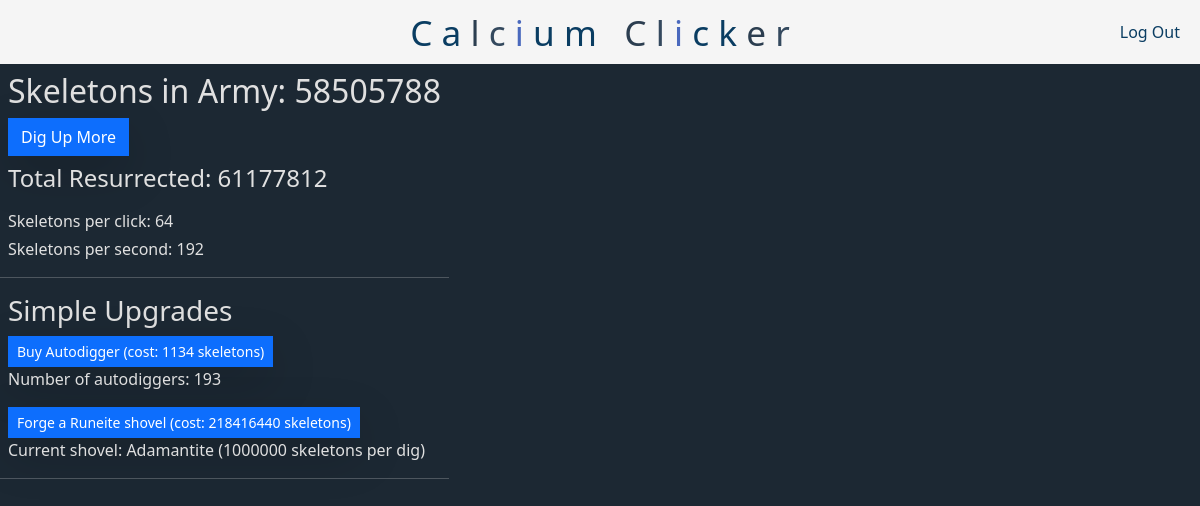
The app's page / (signed in), older data.
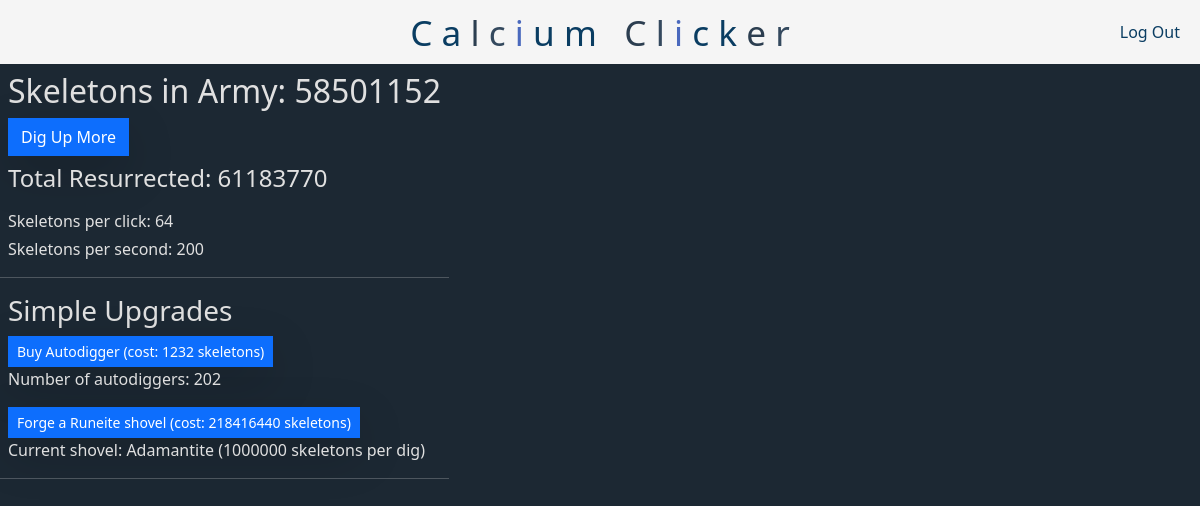
The same page, newer data.
### tables this page shows
CREATE TABLE users (
    id INTEGER PRIMARY KEY AUTOINCREMENT NOT NULL,
    username TEXT NOT NULL,
    hash TEXT NOT NULL,
    skeletonCount INTEGER NOT NULL DEFAULT 0,
    totalSkeletons INTEGER NOT NULL DEFAULT 0
);

CREATE TABLE simple_upgrades (
    id INTEGER PRIMARY KEY AUTOINCREMENT NOT NULL,
    user_id INTEGER NOT NULL,
    curShovel INTEGER NOT NULL DEFAULT 0,
    shovelCost INTEGER NOT NULL DEFAULT 100,
    numAutodiggers INTEGER NOT NULL DEFAULT 0,
    autodiggerCost INTEGER NOT NULL DEFAULT 10,
    FOREIGN KEY (user_id) REFERENCES users(id) ON DELETE CASCADE
);

### app.py (the view)
@app.route("/", methods=["GET"])
@login_required #NOTE: the @login_required decorator was taken from Finance
def index():
    usersRow = db.execute("SELECT skeletonCount, totalSkeletons FROM users WHERE id = ?", session["user_id"])
    users = usersRow[0]
    skeletonCount = users["skeletonCount"]
    totalSkeletons = users["totalSkeletons"]
    simpleUpgradesRow = db.execute("SELECT curShovel, shovelCost, numAutodiggers, autodiggerCost FROM simple_upgrades WHERE user_id = ?", session["user_id"])
    simpleUpgrades = simpleUpgradesRow[0]
    curShovel = simpleUpgrades["curShovel"]
    shovelCost = simpleUpgrades["shovelCost"]
    numAutodiggers = simpleUpgrades["numAutodiggers"]
    autodiggerCost = simpleUpgrades["autodiggerCost"]
    statsRow = db.execute("SELECT skeletonsPerClick, skeletonsPerSecond FROM stats WHERE user_id = ?", session["user_id"])
    stats = statsRow[0]
    skeletonsPerClick = stats["skeletonsPerClick"]
    skeletonsPerSecond = stats["skeletonsPerSecond"]
    return render_template("index.html", skeletonCount=skeletonCount, totalSkeletons=totalSkeletons, curShovel=curShovel, shovelCost=shovelCost, numAutodiggers=numAutodiggers,
                           autodiggerCost=autodiggerCost, skeletonsPerClick=skeletonsPerClick, skeletonsPerSecond=skeletonsPerSecond, shovels=shovels, maxShovel=maxShovel)

### app.py (called while the page is built)
@app.after_request
def after_request(response):
    response.headers["Cache-Control"] = "no-cache, no-store, must-revalidate"
    response.headers["Expires"] = 0
    response.headers["Pragma"] = "no-cache"
    return response

### helpers.py (called while the page is built)
def login_required(f):
    @wraps(f)
    def decorated_function(*args, **kwargs):
        if session.get("user_id") is None:
            return redirect("/login")
        return f(*args, **kwargs)
    return decorated_function

### templates/index.html (shortened to what this page needs)
{% extends "layout.html" %}
{% block main %}
    <div class="from-left-1st">
        <div class="m-2 from-top-1st">
            <h2>Skeletons in Army: <span id="skeleton-count">{{ skeletonCount }}</span></h2>
            <button class="btn btn-primary rounded-0 shadow-lg" onclick="digUpSkeletons()">Dig Up More</button>
            <h4 class="mt-2 mb-3">Total Resurrected: <span id="total-skeletons">{{ totalSkeletons }}</span></h4>
            {% if totalSkeletons > 9 %}
                <p class="mb-1">Skeletons per click: <span id="skeletons-per-click">{{ skeletonsPerClick }}</span></p>
                <p class="mb-1">Skeletons per second: <span id="skeletons-per-second">{{ skeletonsPerSecond }}</span></p>
            {% endif %}
        </div>
        <hr class="w-100 mx-auto">
        {% if totalSkeletons > 9 %}
            <div class="m-2 from-top-2nd">
                <h3>Simple Upgrades</h3>
                <button class="btn btn-primary rounded-0 shadow-lg btn-sm" onclick="buyAutodigger()">Buy Autodigger (cost: <span id="autodigger-cost">{{ autodiggerCost }}</span> skeletons)</button>
                <p>Number of autodiggers: <span id="num-autodiggers">{{ numAutodiggers }}</span></p>
                <button id="shovel-button" class="btn btn-primary rounded-0 shadow-lg btn-sm {% if curShovel == maxShovel %}btn-dark{% endif %}"
                onclick="buyShovel()"
                {% if curShovel == maxShovel %}disabled{% endif %}>
                    {% if curShovel != maxShovel %}
                        Forge a {{ shovels[curShovel + 1] }} shovel (cost: {{ shovelCost }} skeletons)
                    {% else %}
                        Your shovel is max level!
                    {% endif %}
                </button>
                <p id>Current shovel: {{ shovels[curShovel] }} ({{ 10**(curShovel) }} skeletons per dig)</p>
            </div>
            <hr class="w-100 mx-auto">
        {% endif %}
    </div>
{% endblock %}

### templates/layout.html (shortened to what this page needs)
<!DOCTYPE html>
<html lang="en">
    <head>
        <link href="https://cdn.jsdelivr.net/npm/bootstrap@5.3.3/dist/css/bootstrap.min.css" rel="stylesheet">
        <link href="/static/styles.css" rel="stylesheet">
    </head>
    <body>
        <nav class="navbar navbar-expand-md padding">
            <div class="container-fluid">
                <a class="navbar-brand navbar-major" href="/">
                    <span class="deep-blue">C</span>
                    <span class="bright-blue">a</span>
                    <span class="charcoal-black">l</span>
                    <span class="slate-gray">c</span>
                    <span class="steel-blue">i</span>
                    <span class="deep-blue">u</span>
                    <span class="bright-blue">m</span>
                    <span class="charcoal-black">C</span>
                    <span class="slate-gray">l</span>
                    <span class="steel-blue">i</span>
                    <span class="deep-blue">c</span>
                    <span class="bright-blue">k</span>
                    <span class="charcoal-black">e</span>
                    <span class="slate-gray">r</span>
                </a>
                <div class="collapse navbar-collapse" id="navbar">
                    {% if session["user_id"] %}
                        <ul class="navbar-nav ms-auto mt-1 mb-1 navbar-minor">
                            <li class="nav-item"><a class="nav-link" href="/logout">Log Out</a></li>
                        </ul>
                    {% else %}
                        <ul class="navbar-nav ms-auto mt-1 mb-1">
                            <li class="nav-item"><a class="nav-link" href="/register">Register</a></li>
                            <li class="nav-item"><a class="nav-link" href="/login">Log In</a></li>
                        </ul>
                    {% endif %}
                </div>
            </div>
        </nav>
         <main class="{% if request.path != '/' %}container py-5 text-center{% endif %}">
            {% block main %}{% endblock %}
        </main>
    </body>
</html>

### static/styles.css (style rules this page uses)
nav { background-color: #f5f5f5; color: #1c2833; border: none; }
nav .navbar-brand { font-size: 2.2rem; }
nav .navbar-brand .deep-blue { color: #0a3d62; }
nav .navbar-brand .bright-blue { color: #0a3d62; }
nav .navbar-brand .charcoal-black { color: #2c3e50; }
nav .navbar-brand .slate-gray { color: #34495e; }
nav .navbar-brand .steel-blue { color: #4a69bd; }
.navbar-nav .nav-link { color: #0a3d62; font-weight: 500; }
.navbar { position: relative; width: 100% }
.navbar .navbar-major { position: absolute; top: 50%; left: 50%; transform: translate(-50%, -50%); }
.padding { padding-top: 0.5rem; padding-bottom: 0.5rem; }
.from-left-1st { display: inline-block; }
body { background-color: #1c2833; color: #e0e0e0; }

Row changes from the older to the newer data that the page shows:
changed users: skeletonCount "58505788" → "58501152"; totalSkeletons "61177812" → "61183770"
changed simple_upgrades: autodiggerCost "1134" → "1232"
Text that changed along with them:
{{ skeletonsPerSecond }}: "192" → "200"
{{ numAutodiggers }}: "193" → "202"
